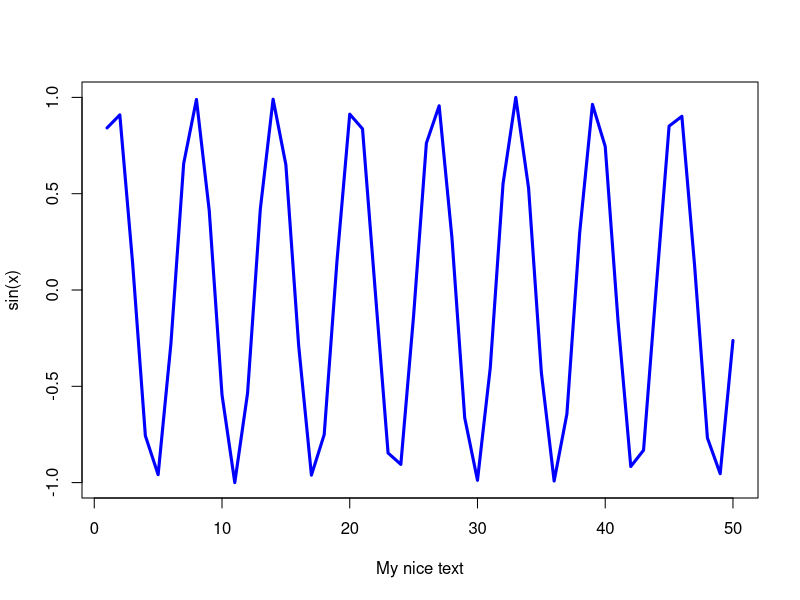
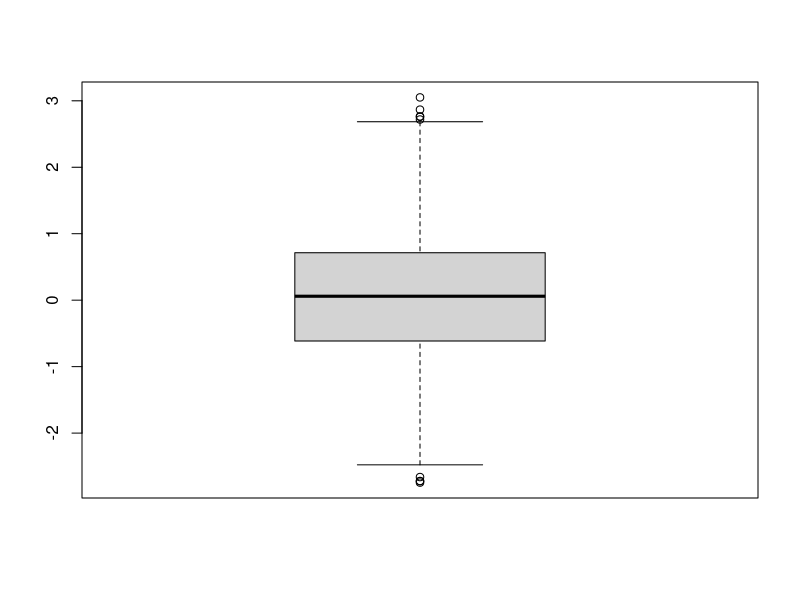
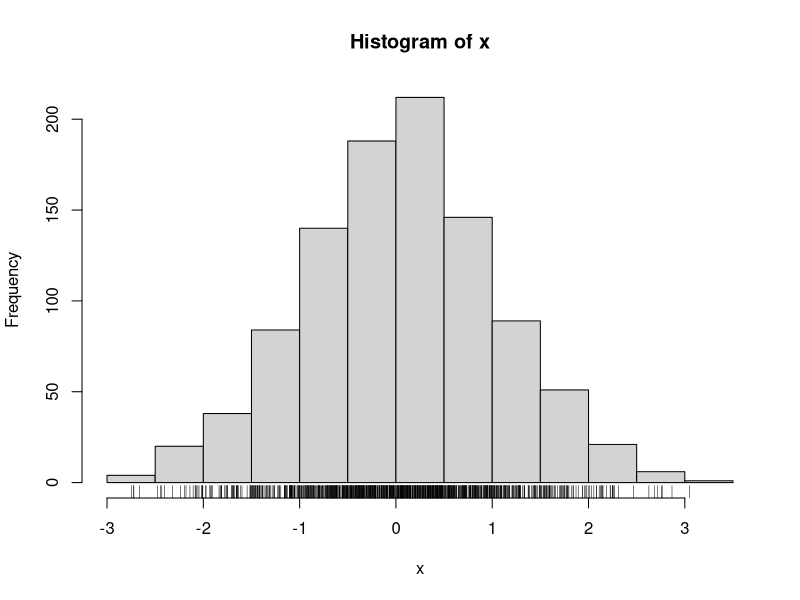

The R source for these figures, in order:
x <- 1:50
plot(x, sin(x), type="l", col="blue", lwd="3", xlab="My nice text")

# install.packages("tinytex")
# tinytex::install_tinytex()
x <- rnorm(1000)
mean(x)
sd(x)

summary(x)
boxplot(x)
hist(x)
rug(x)
